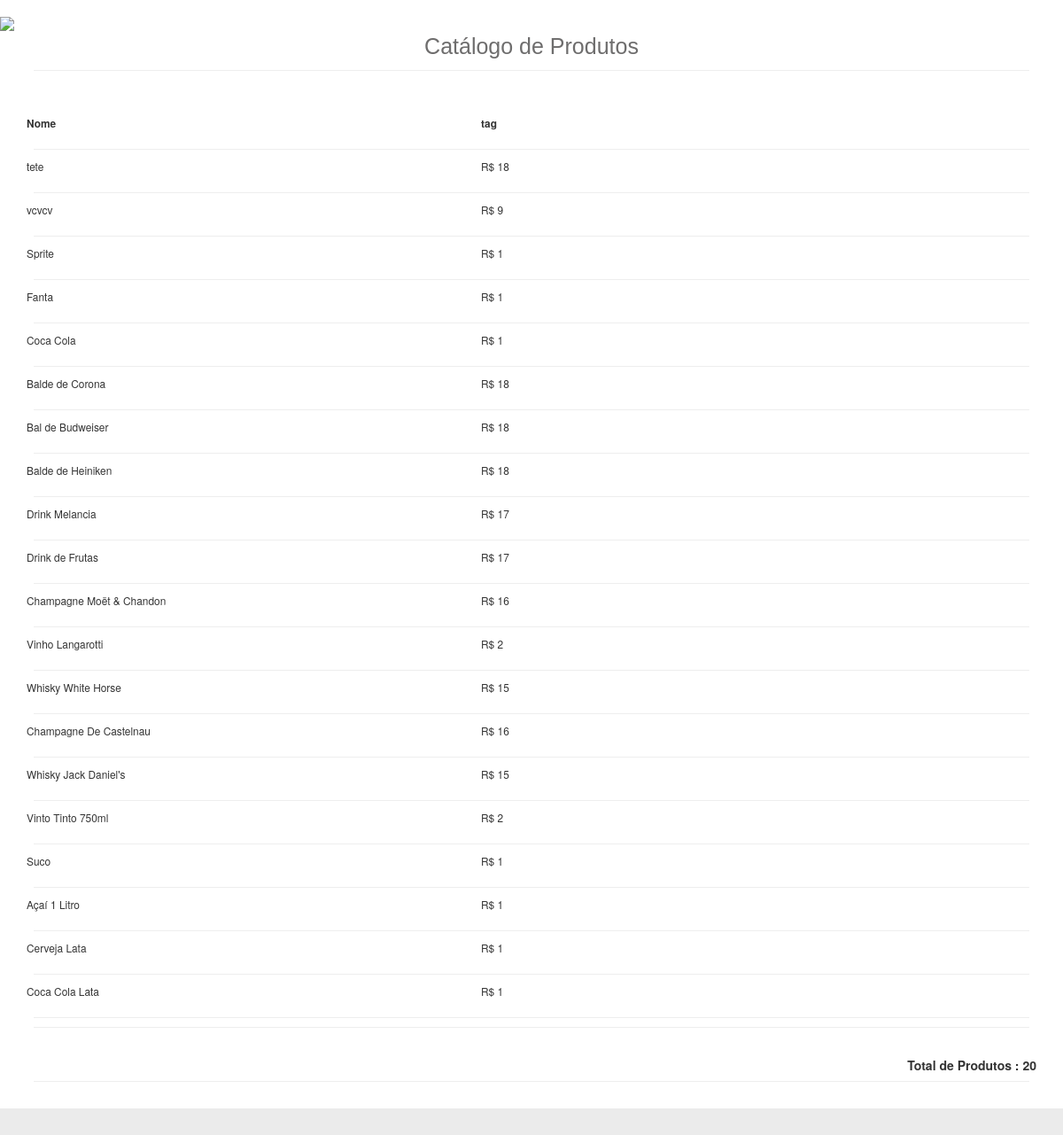
Page /sistema/rel/rel_produtos.php on the committed database.
### tables this page shows
CREATE TABLE `produtos` (
  `id` int(11) NOT NULL,
  `nome` varchar(35) NOT NULL,
  `tag` int(11) NOT NULL
);

### sistema/rel/rel_produtos.php (the view, shortened to what this page needs)
<?php
require_once("../../conexao.php");
?>
<!DOCTYPE html>
<html>
<head>
	<link rel="stylesheet" href="https://maxcdn.bootstrapcdn.com/bootstrap/3.3.7/css/bootstrap.min.css">
</head>
<body>
		<div class="img-cabecalho my-4">
			<img src="<?php echo $url ?>sistema/img/topo.jpg" width="100%">
		</div>
	<div class="container">
		<div align="center" class="">
			<span class="titulorel">Catálogo de Produtos </span>
		</div>
		<hr>
		<br><br>
	<small>
	<section class="area-tab">
						<div class="linha-cab">
							<div class="coluna" style="width:45%"><b>Nome</b></div>
							<div class="coluna" style="width:15%"><b>tag</b></div>
						</div>
				</section>
				<hr class="hr-table">
		<?php
		$query = $pdo->query("SELECT * FROM produtos  order by id desc");
		$res = $query->fetchAll(PDO::FETCH_ASSOC);
		$totalItens = @count($res);
		for ($i=0; $i < @count($res); $i++) {
			$nome = $res[$i]['nome'];
			$tag = $res[$i]['tag'];
			?>
				<section class="area-tab">
				<div class="linha-cab">
				<div class="coluna" style="width:45%"><?php echo $nome ?> </div>
				<div class="coluna" style="width:15%">R$ <?php echo $tag ?> </div>
			</div>
		</section>
		<hr class="hr-table">
		<?php } ?>
		</small>
	<hr>
	<div class="row margem-superior">
		<div class="col-md-12">
			<div class="" align="right">
				<span class=""> <b> Total de Produtos :  <?php echo $totalItens ?> </b> </span>
			</div>
		</div>
	</div>
	<hr>
</div>
<div class="footer">
</div>
</body>
</html>

### rows in the picture
produtos: nome "tete", tag "18"
produtos: nome "vcvcv", tag "9"
produtos: nome "Sprite", tag "1"
produtos: nome "Fanta", tag "1"
produtos: nome "Coca Cola", tag "1"
produtos: nome "Balde de Corona", tag "18"
produtos: nome "Bal de Budweiser", tag "18"
produtos: nome "Balde de Heiniken", tag "18"
produtos: nome "Drink Melancia", tag "17"
produtos: nome "Drink de Frutas", tag "17"
produtos: nome "Champagne Moët & Chandon", tag "16"
produtos: nome "Vinho Langarotti", tag "2"
produtos: nome "Whisky White Horse", tag "15"
produtos: nome "Champagne De Castelnau", tag "16"
produtos: nome "Whisky Jack Daniel's", tag "15"
produtos: nome "Vinto Tinto 750ml", tag "2"
produtos: nome "Suco", tag "1"
produtos: nome "Açaí 1 Litro", tag "1"
produtos: nome "Cerveja Lata", tag "1"
produtos: nome "Coca Cola Lata", tag "1"

### other values in the picture
$totalItens "20"
